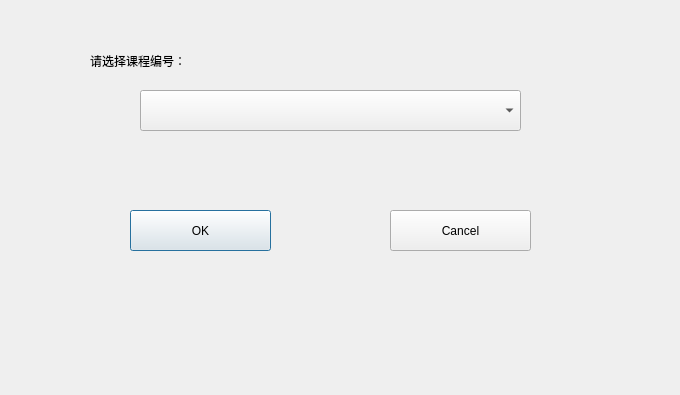
<?xml version="1.0" encoding="UTF-8"?>
<ui version="4.0">
 <class>ClassesDialog</class>
 <widget class="QDialog" name="ClassesDialog">
  <property name="geometry">
   <rect>
    <x>0</x>
    <y>0</y>
    <width>680</width>
    <height>395</height>
   </rect>
  </property>
  <property name="windowTitle">
   <string>Dialog</string>
  </property>
  <widget class="QLabel" name="label">
   <property name="geometry">
    <rect>
     <x>90</x>
     <y>50</y>
     <width>311</width>
     <height>21</height>
    </rect>
   </property>
   <property name="text">
    <string>请选择课程编号：</string>
   </property>
  </widget>
  <widget class="QPushButton" name="pushButton">
   <property name="geometry">
    <rect>
     <x>130</x>
     <y>210</y>
     <width>141</width>
     <height>41</height>
    </rect>
   </property>
   <property name="text">
    <string>OK</string>
   </property>
  </widget>
  <widget class="QPushButton" name="pushButton_2">
   <property name="geometry">
    <rect>
     <x>390</x>
     <y>210</y>
     <width>141</width>
     <height>41</height>
    </rect>
   </property>
   <property name="text">
    <string>Cancel</string>
   </property>
  </widget>
  <widget class="QComboBox" name="comboBox">
   <property name="geometry">
    <rect>
     <x>140</x>
     <y>90</y>
     <width>381</width>
     <height>41</height>
    </rect>
   </property>
  </widget>
 </widget>
 <resources/>
 <connections/>
</ui>
